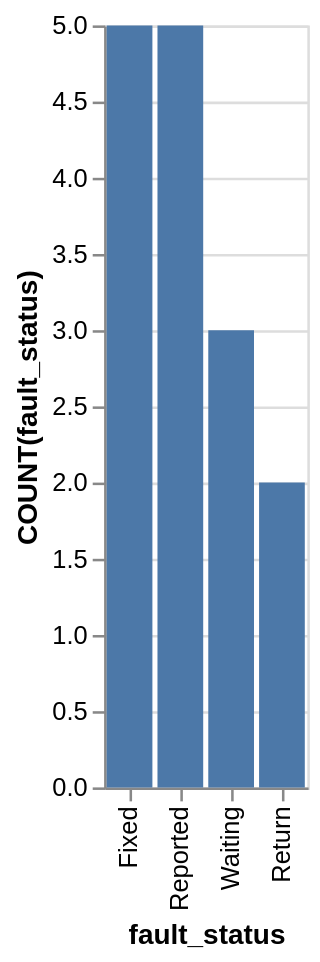

Write a Vega-Lite specification for this figure.
### Vega-Lite specification from a JSON file in a GitHub repository (floating-point values rounded to 4 significant figures)
{"data": {"values": [{"x_data": "Fixed", "y_data": 5}, {"x_data": "Reported", "y_data": 5}, {"x_data": "Return", "y_data": 2}, {"x_data": "Waiting", "y_data": 3}]}, "mark": "bar", "encoding": {"x": {"field": "x_data", "type": "nominal", "title": "fault_status", "sort": {"op": "sum", "field": "y_data", "order": "descending"}}, "y": {"field": "y_data", "type": "quantitative", "title": "COUNT(fault_status)"}}}
